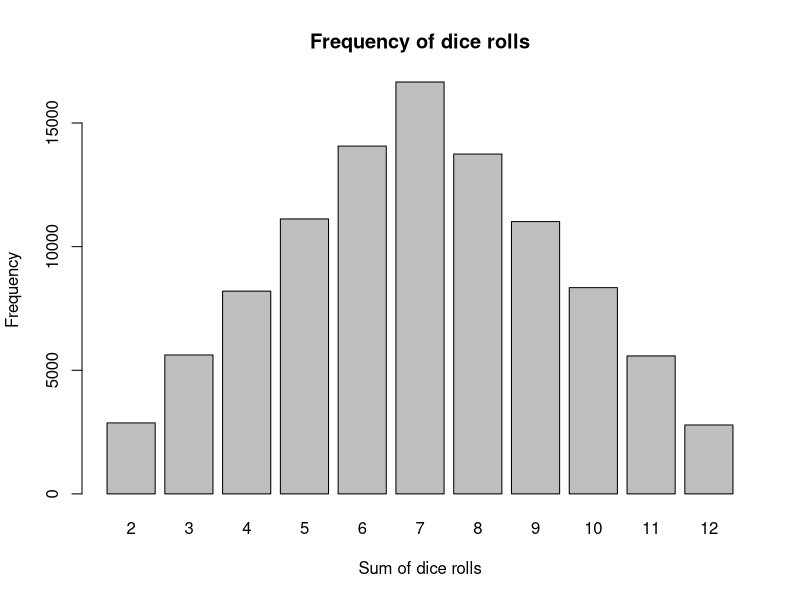
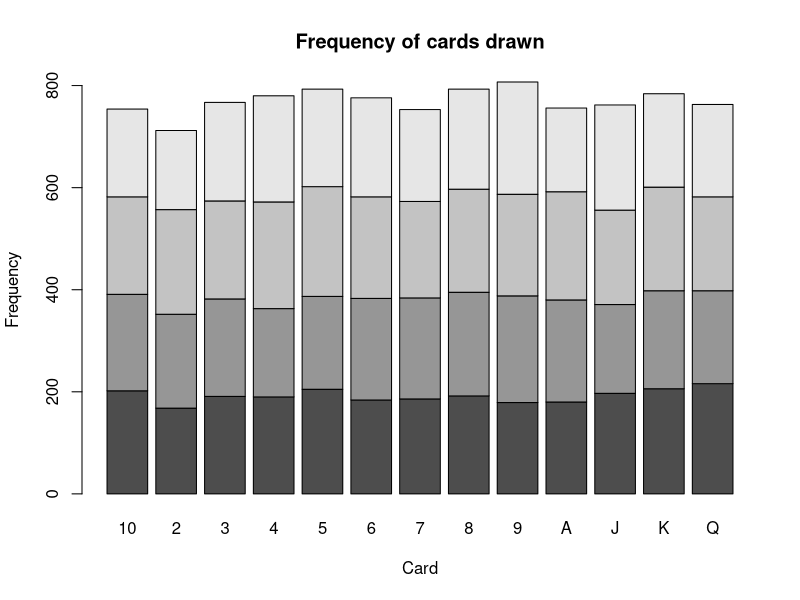

R code for these plots, in order:
# Week 1: working script
# building a simple script to do some probability calculations

# Write a function to simulate rolling two six-sided dice 
# 1,000 times. Count how often each possible outcome occurs.

# 1. We need to save the number of rolls.
# 2. Some way of simulating dice rolls (`?sample`).
# 3. We have two dice. Each die rolls a number. What are we interested in? 
# The actual values, or the combined value?
# 4. Count outcome occurrences (i.e. make a frequency distribution, `?table`)
# 5. Visualise!

# 1. Save the number of rolls
n_rolls <- 100000

# the dice numbers
dice_numbers <- 1:6

# some kind of random number generator
# use sample

# 2. Simulate dice rolls
# HELP: can we create a function to generate dice? Yes, we can!
# make the function
roll_dice <- function(n_rolls = 1000) {
  sample(dice_numbers, size = n_rolls, replace = TRUE)
}


dice1 <- roll_dice(n_rolls)
# this was the first roll of the dice
dice1[1]
# and the 100th
dice1[100]
# and we want another die
dice2 <- roll_dice(n_rolls)

# Are there rolls at the same index which were the same?
dice1 == dice2
sum(dice1 == dice2)
# HELP: what's the probability of this happening?
sum(dice1 == dice2) / n_rolls

# 3. Combine the dice rolls
# We want to add the two dice rolls together
counts <- dice1 + dice2
# show what these counts are:
counts

# 4. Count the occurrences

# do it manually, and naively
counts[counts == 5]

# a manual implementation of the frequency table
for (i in 2:12) {
  print(paste(i, "occurs", sum(counts == i), "times"))
}

frequncy_table <- table(counts)

# 5. Visualise!
barplot(frequncy_table, 
        main = "Frequency of dice rolls", 
        xlab = "Sum of dice rolls", 
        ylab = "Frequency"
      )
# HELP: do this in ggplot2

# And shuffling and drawing from 52 cards:

# 1. We need to make a big data frame of all the cards. 
#    We don't really want to type this all out though (`?expand.grid`)...
# 2. And how many cards are we drawing?
# 3. How are we going to shuffle the deck? (`sample` might be our friend here)
# 4. Draw the cards. How many times do we want to draw the cards?

suits <- c("hearts", "diamonds", "clubs", "spades")
values <- c(2:10, "J", "Q", "K", "A")

# 1. Make a big data frame of all the cards
cards <- expand.grid(suit = suits, value = values)

# make the shuffled indices
shuffled_indices_of_the_deck <- sample(x = 1:52, size = 52)

# shuffle the deck
shuffled_deck <- cards[shuffled_indices_of_the_deck, ]
rownames(shuffled_deck) <- NULL
# and this is the first card
shuffled_deck[1, ]

# okay that's fine, but we want to draw more than one card
# for each card, we must shuffle the deck again and again
draw_n_cards <- function(n_shuffles = 10000) {
  
  suits <- c("hearts", "diamonds", "clubs", "spades")
  values <- c(2:10, "J", "Q", "K", "A")
  cards <- expand.grid(suit = suits, value = values, stringsAsFactors = FALSE)
  
  d <- data.frame(suit = character(n_shuffles), value = character(n_shuffles))
  for (i in 1:n_shuffles) {
    shuffled_indices_of_the_deck <- sample(x = 1:52, size = 52)
    shuffled_deck <- cards[shuffled_indices_of_the_deck, ]
    # fill row, but keep character type
    d[i, ] <- shuffled_deck[1, ]
  }
  d
}

out <- draw_n_cards(10000)
table(out)

# plot the frequency of the cards
barplot(table(out), 
        main = "Frequency of cards drawn", 
        xlab = "Card", 
        ylab = "Frequency"
)
